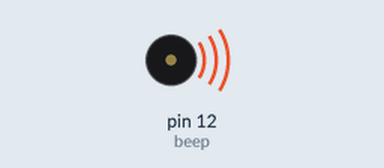
Simulated run of this sketch. Board: Arduino Uno, built with avr-gcc and run on an emulated ATmega328P. Parts: buzzer (waves = sounding).

Above: at 5.0 s.
At 15.0 s:
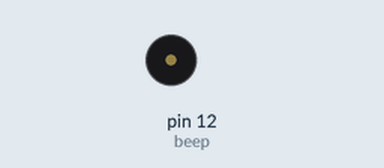
Timing chart, 0 to 26.0 s (numbered marks = the images above):
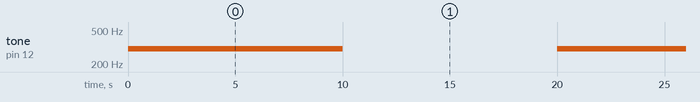

The sketch:

buzzer_module.ino
```cpp
int beep=12;
void setup() {
  // put your setup code here, to run once:
pinMode(beep,OUTPUT);
}

void loop() {
  // put your main code here, to run repeatedly:
long frequency=300;
tone(beep,frequency);
delay(10*1000);
noTone(beep);
delay(10*1000);
}
```

Measured:
- by itself, tone on pin 12 (beep): alternates 300 Hz for 10.0 s and silent for 10.0 s
